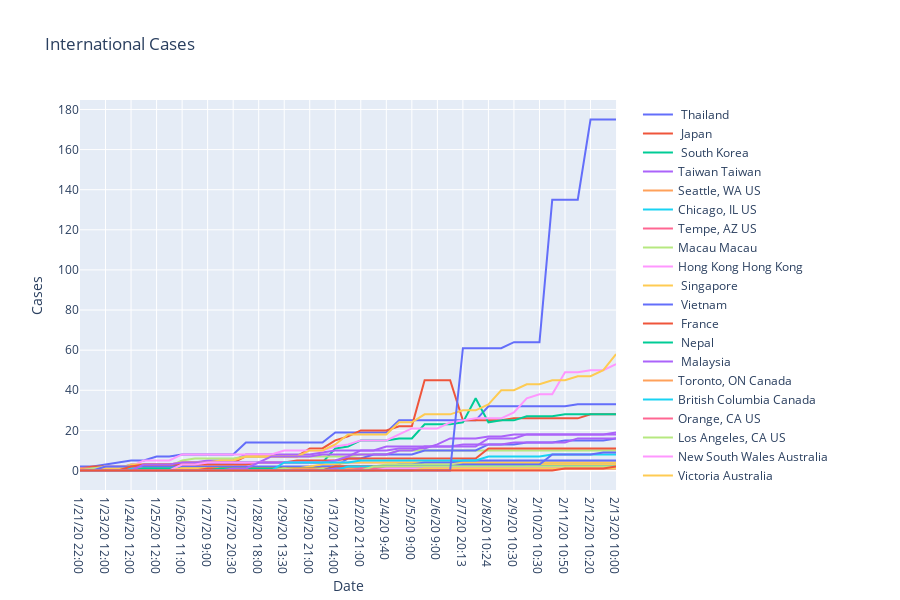

Write notebook code for a chart like this one.
### Code cell
#aggregate by country
#final_df_international
#final_df
#final_df_country=final_df.groupby('Country/Region')  




import plotly.express as px


fig = px.line(final_df_international,title="International Cases", x="Date", y="Cases", color="name", line_group="name", hover_name="name",render_mode="svg")
fig.for_each_trace(lambda t: t.update(name=t.name.replace("name=", "")))
fig.show()
